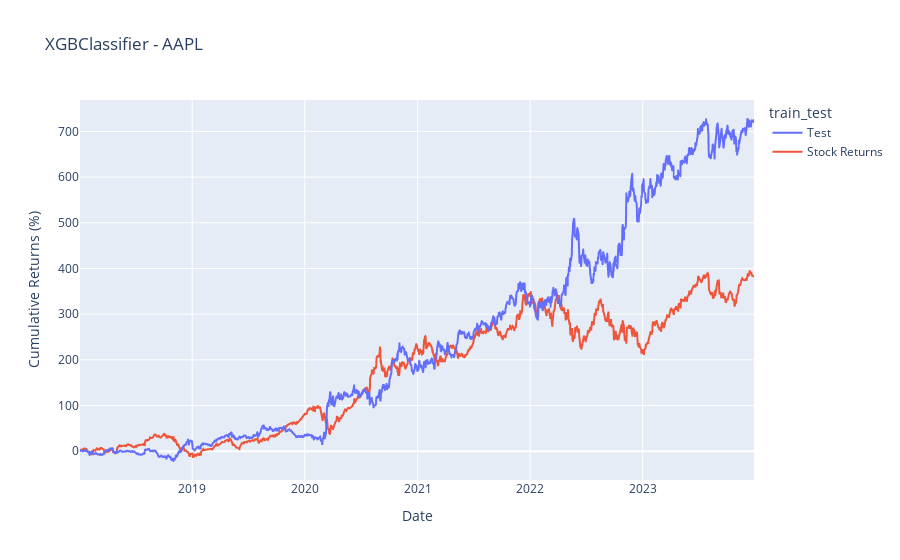

The notebook cell saved with this chart:
### Code cell
df_test = df[end_train:].dropna()

df_test["Model_Returns_Cumulative"] = (df_test["Model_Returns"] + 1).cumprod() - 1
df_test["Returns_Cumulative"] = (df_test["Returns"] + 1).cumprod() - 1


fig = px.line(df_test, x=df_test.index, y=df_test["Model_Returns_Cumulative"]*100, color="train_test",
              labels={"y": "Cumulative Returns (%)"},
              title=f"{model.__class__.__name__} - {ticker}",
              line_shape="linear")


fig.add_scatter(x=df_test.index, y=df_test["Returns_Cumulative"]*100, mode="lines", name="Stock Returns")


fig.show()

### Figure 1 — Plotly figure (JSON) as saved in the notebook; plotly's stock layout.template omitted (floating-point values rounded to 4 significant figures; data arrays with more than 128 entries replaced by an {"elided": "..."} marker saying what was removed)
{"data": [{"hovertemplate": "train_test=Test<br>Date=%{x}<br>Cumulative Returns (%)=%{y}<extra></extra>", "legendgroup": "Test", "line": {"color": "#636efa", "dash": "solid", "shape": "linear"}, "marker": {"symbol": "circle"}, "mode": "lines", "name": "Test", "showlegend": true, "x": {"elided": "1508 str values"}, "xaxis": "x", "y": {"elided": "1508 float values"}, "yaxis": "y", "type": "scattergl"}, {"mode": "lines", "name": "Stock Returns", "x": {"elided": "1508 str values"}, "y": {"elided": "1508 float values"}, "type": "scatter"}], "layout": {"xaxis": {"anchor": "y", "domain": [0.0, 1.0], "title": {"text": "Date"}}, "yaxis": {"anchor": "x", "domain": [0.0, 1.0], "title": {"text": "Cumulative Returns (%)"}}, "legend": {"title": {"text": "train_test"}, "tracegroupgap": 0}, "title": {"text": "XGBClassifier - AAPL"}}}
